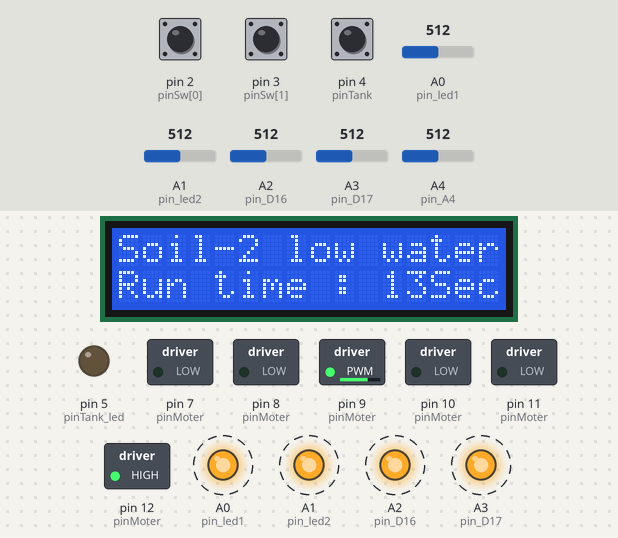
Recording of a sketch running on a simulated Arduino Uno, built with avr-gcc and run on an emulated ATmega328P. Shown: 16×2 character LCD, switched loads named in the sketch (green lamp = pin HIGH), output pins drawn as LEDs (lit = HIGH). Dashed ring = blinking. Inputs (shaded band) come from the test bench; at power-on: pin 2 (pinSw[0]) HIGH, pin 4 (pinTank) HIGH, pin 3 (pinSw[1]) HIGH, A4 (pin_A4) = 512, A0 (pin_led1) = 512, A1 (pin_led2) = 512, A2 (pin_D16) = 512, A3 (pin_D17) = 512. What the sketch prints to the serial monitor is not drawn.

Above: at 1.2 s.
1.3 s: pin 2 (pinSw[0]) pulled LOW for 0.15 s
At 3.23 s:
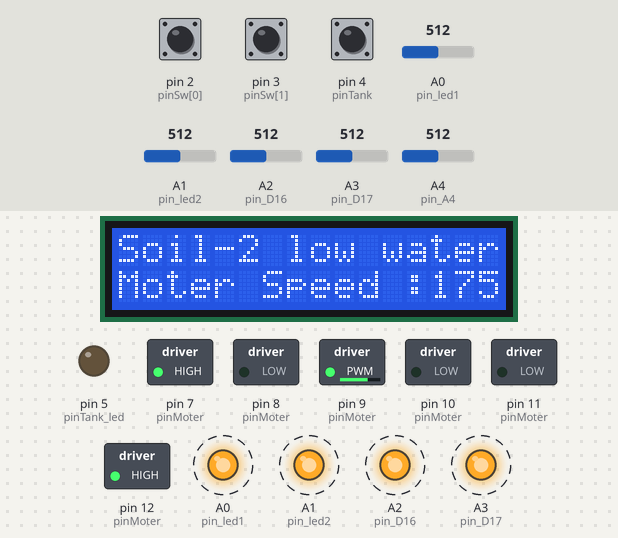
3.8 s: pin 4 (pinTank) pulled LOW for 3.2 s
At 5.24 s:
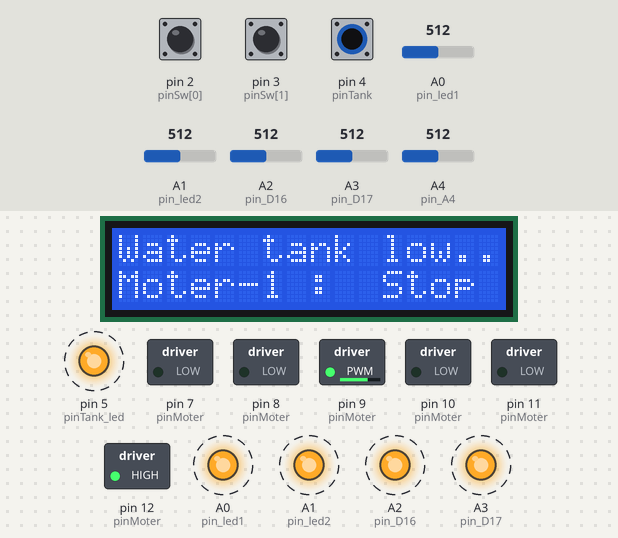
7.6 s: pin 3 (pinSw[1]) pulled LOW for 0.15 s
At 8.23 s:
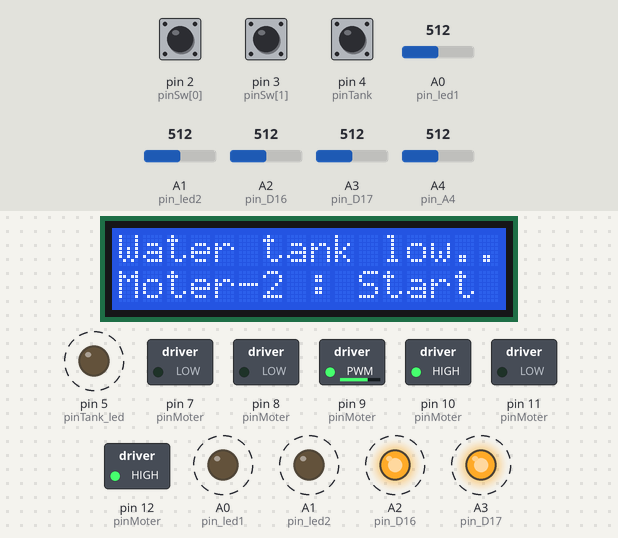
8.3 s: pin 2 (pinSw[0]) pulled LOW for 1 s
At 9.23 s:
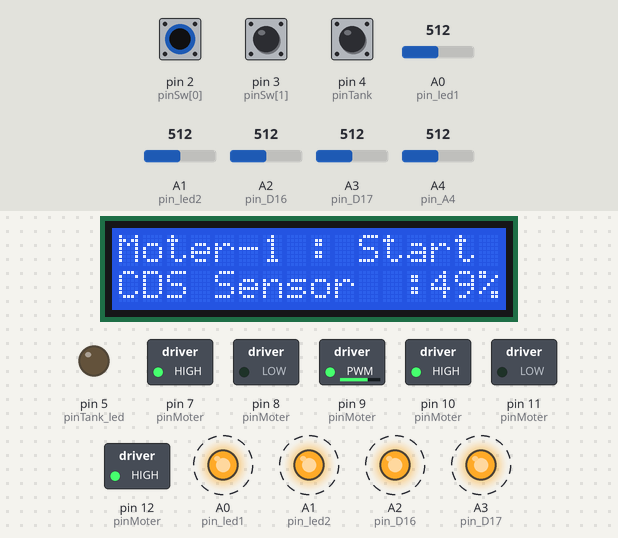
9.9 s: A4 (pin_A4) set to 716
At 12.24 s:
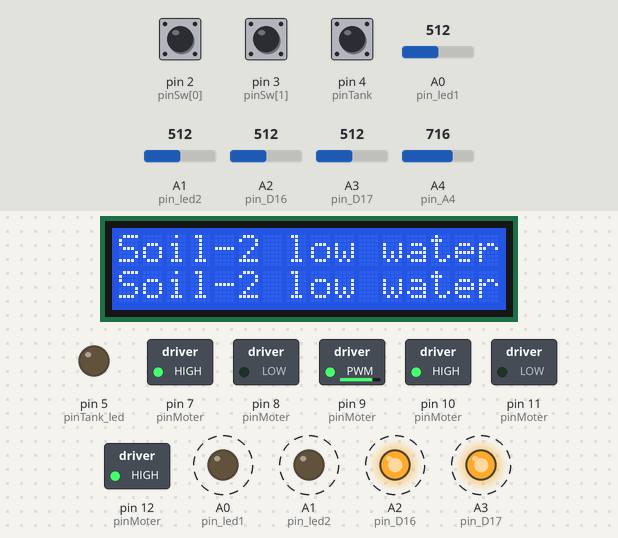
12.5 s: pin 4 (pinTank) pulled LOW for 1 s
At 15.24 s:
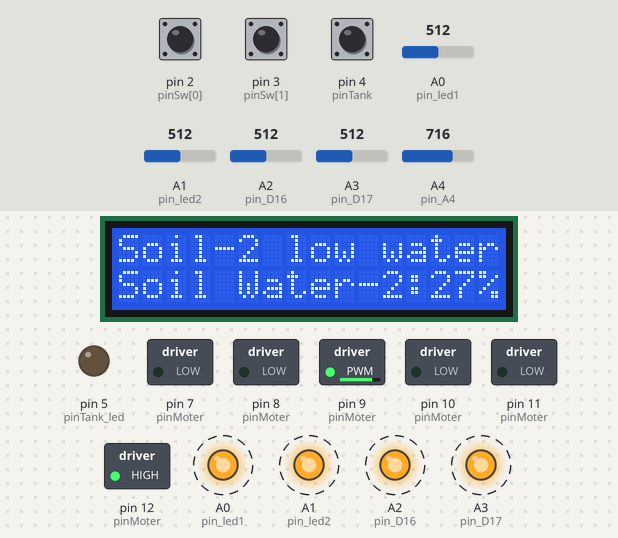
Timing chart, 0 to 17.9 s (numbered marks = the images above; inputs shaded):
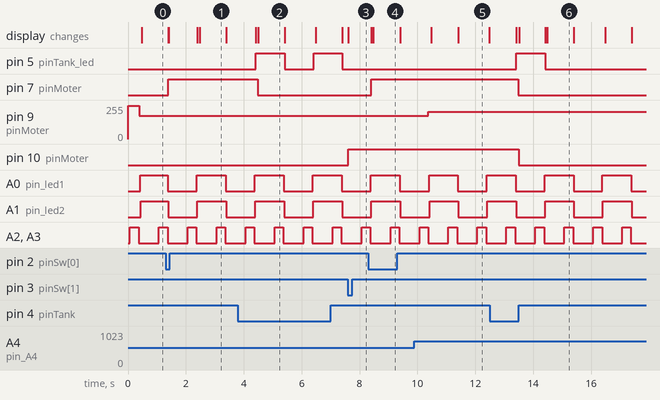

Measured:
- after the input at 1.3 s, pin 7 (pinMoter): LOW → HIGH after 0.10 s; the display: first differs from a run without the input after 0.11 s (image 1 shows a later state)
- after the input at 3.8 s, pin 5 (pinTank_led): alternates HIGH for 0.99 s and LOW for 1.0 s, starting after 0.61 s; pin 7 (pinMoter): HIGH → LOW after 0.68 s; the display: first changes after 0.62 s (image 2 shows a later state)
- after the input at 7.6 s, pin 10 (pinMoter): LOW → HIGH at once; the display: changes at once (image 3)
- after the input at 8.3 s, pin 7 (pinMoter): LOW → HIGH after 0.10 s; the display: first differs from a run without the input after 0.18 s (image 4)
- after the input at 9.9 s, pin 9 (pinMoter): 175/255 → 204/255 after 0.47 s
- after the input at 12.5 s, pin 5 (pinTank_led): LOW → HIGH after 0.92 s, → LOW 0.99 s later; pin 7 (pinMoter): HIGH → LOW after 0.99 s; pin 10 (pinMoter): HIGH → LOW after 1.0 s; the display: first changes after 0.92 s (image 6 shows a later state)
- by itself, A0 (pin_led1), A1 (pin_led2): alternates HIGH for 1.0 s and LOW for 1.0 s
- by itself, A2 (pin_D16), A3 (pin_D17): alternates HIGH for 0.30 s and LOW for 0.70 s

The sketch:

Auto_water.ino
```cpp
//=========================================================
// 자동 물공급장치
// 물통에 설치된 모터펌프를 가동하여 화분에 자동으로 물주는 시스템
// File name: Auto_water.ino
// Author   : 은영
// Date     : 2019.07.17
//=========================================================

// 사용보드 아두이노 Maga2560
// 모터드라이브 L298N
// LCD : I2C LCD (16*2) 모듈 사용을 위한  => LiquidCrystal_I2C 라이브러리 설치
//
// PWM핀  D0 ~ D13
// 핀20 (SDA)
// 핀 21 (SCL)

//LCD 라이브러리 사용하기
#include <Wire.h>
#include <LiquidCrystal_I2C.h>
LiquidCrystal_I2C lcd(0x27, 16, 2); // set the LCD address to 0x27 for a 16 chars and 2 line display


// pin 번호 선언
int pinSw[2]     = {2, 3}; //스위치1,2 Pin
int pinTank      = 4;      //수위센서 Pin
int pinTank_led  = 5;      //저수위경보 LED
int pinTemp      = 6;      //온도/습도센서 Pin
int pinMoter[2][3] = {{7, 8, 9}, {10, 11, 12}}; //모터 A,B  (HIGH, LOW, PWM)

int R_time[2] = {0, 0};    //모터 남은 동작시간 (초)
int R_sec = 5;             //모터 동작시간 최소 5초       (사용자가 가변저항으로 변경가능 5~20초)
int M_speed = 250;         //모터 동작속도 기본 255(최대) (사용자가 가변저항으로 변경가능 100~250)

int pin_led1  = 14;         //화분1-LED
int pin_led2  = 15;         //화분2-LED

int pin_D16  = 16;          //수분센서1 전원
int pin_D17  = 17;          //수분센서2 전원


int pin_A0  = A0;       //토양수분센서1 Pin
int pin_A1  = A1;       //토양수분센서2 Pin
int pin_A2  = A2;       //조도센서 Pin
int pin_A3  = A3;       //모터 동작시간 가변 Pin
int pin_A4  = A4;       //모터 스피드 가변 Pin

// 전역 변수 선언 ///////////////////////////////
int r0, rr0 = 0;    //수분센서1 값 저장 변수
int r1, rr1 = 0;    //수분센서2 값 저장 변수
int r2, rr2 = 0;    //조도센서  값 저장 변수
int r3, rr3 = 0;    //모터 동작시간 가변 변수
int r4, rr4 = 0;    //모터 스피드 가변 변수
int cds = 0;        //조도센서값
int Sw[2];          //스위치1 상태 저장 변수
int Tank = 0;       //물탱크 센서 Low water level 0:저수위경보
int Low_soil = 60;  //Soil low water  화분 토양수분 최저경보
int Max_soil = 90;  //Soil Max water  화분 토양수분 수분수치가 90이상이면 물공급중지

int mc = 1;         // 메세지 출력 위치 1~5
int mc_old = 0;     // 메세지를 첫번째줄에 출력을 위해 2번째줄에 출력한위치 보관


unsigned long _time1 = 0;      // 매 0.2 초마다 모터 동작버튼 읽기
unsigned long _time2 = 0;      // 매 1 초마다 센서값 읽기
unsigned long _time3 = 0;      // 매 1 초마다 relay 동작시간 체크 및 시간 1초 감소
unsigned long _time4 = 0;      // 매 2 초마다 LCD에 센서값 출력
unsigned long _time5 = 0;      // 매 1 초마다 시리얼 모니터에 출력하기
unsigned long autotime1 = 0;    // 화분1 자동으로 물 주는 시간
unsigned long autotime2 = 0;    // 화분2 자동으로 물 주는 시간
unsigned long autochecktime = 86400000  ;   // 24시간 미다 자동물주기  3600*24*1000

/*-------------------------------------------------------------------------------*/
/*-------------------------------------------------------------------------------*/

void setup() {
  Serial.begin(115200);               // 시리얼 모니터 통신

  Serial.println("Start..");

  pinMode(pinSw[0], INPUT_PULLUP);  // 스위치1 풀업저항
  pinMode(pinSw[1], INPUT_PULLUP);  // 스위치2 풀업저항
  pinMode(pinTank, INPUT_PULLUP);    // 수위센서 스위치

  for (int i = 0; i < 2; i++) for (int j = 0; j < 2; j++) {
      pinMode(pinMoter[i][j], OUTPUT);     // 모터 핀모드 설정
    }

  pinMode(pinTank_led, OUTPUT);       // 저수위경보 LED
  pinMode(pin_led1, OUTPUT);          // 저수위경보 LED
  pinMode(pin_led2, OUTPUT);          // 저수위경보 LED
  pinMode(pin_D16, OUTPUT);           // 수분센서1 전원
  pinMode(pin_D17, OUTPUT);           // 수분센서2 전원


  for (int i = 0; i < 2; i++) {
    digitalWrite(pinMoter[i][0], LOW);   // 모터 초기 LOW LOW설정
    digitalWrite(pinMoter[i][1], LOW);   // 모터 초기 LOW LOW설정
    analogWrite(pinMoter[i][2], M_speed); // 모터속도 250으로 설정 (0~255)
  }

  //LCD 초기화
  lcd.init();
  lcd.backlight();

}

/*-------------------------------------------------------------------------------*/
/*-------------------------------------------------------------------------------*/

void loop() {
  /*---------------------------------------------------------------------*/
  /*---------------------------------------------------------------------*/
  if (_time1 < millis() ) {    // 매 0.2 초마다 버튼 센서값 읽기

    _time1 = millis() + 200;  // Next time after 0.2초.

    //--------------------------------------------------------

    Sw[0] = digitalRead(pinSw[0]);

    if ((Sw[0] == 0) && (rr0< Max_soil))  // 동작스위치가 눌러지고 수분이 Max_soil 이하일때 모터동작
        moter(0, 0); //모터 동작버튼이 눌러지면

    Sw[1] = digitalRead(pinSw[1]);

    if ((Sw[1] == 0) && (rr1< Max_soil))  //
        moter(1, 0); //모터 동작버튼이 눌러지면


    //--------------------------------------------------------
  }
  /*---------------------------------------------------------------------*/
  /*---------------------------------------------------------------------*/
  if (_time2 < millis() ) {    // 매 1 초마다 센서값 읽기
    _time2 = millis() + 1000;  // Next time after 1초.

    digitalWrite(pin_D16, 1);  digitalWrite(pin_D17, 1);
    delay(300);  // 300ms 전에 수분센서에 전원공급해야함

    r0 = 1023 - analogRead(pin_A0);      //수분센서1
    r1 = 1023 - analogRead(pin_A1);      //수분센서2
    digitalWrite(pin_D16, 0);  digitalWrite(pin_D17, 0);

    r2 = 1023 - analogRead(pin_A2); //조도센서
    r3 = analogRead(pin_A3);        //모터 동작시간
    r4 = analogRead(pin_A4);        //모터 스피드

    if (r0 < 850) rr0 = map(r0, 20,   850,   0,   50 );   //수분센서1  0~vv50 %
    else          rr0 = map(r0, 850,  990,   50, 100 );   //수분센서1  50~100 %

    if (r1 < 920) rr1 = map(r1, 20,   920,   0,   50 );   //수분센서2  0~vv50 %
    else          rr1 = map(r1, 920,  1010,   50, 100 );   //수분센서2  50~100 %

    rr2 = map(r2,  0, 1023,   0, 100 );     //조도센서  0~100 %
    rr3 = map(r3,  0, 1023,   5,  21 );     //모터 동작시간 5~20초
    rr4 = map(r4,  0, 1023, 100, 250 );     //모터 스피드 100~250

    if(rr0>99) rr0=99;  //범위초과 오차보정
    if(rr0<0)  rr0=0;   //범위초과 오차보정
    if(rr1>99) rr1=99;  //범위초과 오차보정
    if(rr1<0)  rr1=0;   //범위초과 오차보정

    Tank = digitalRead(pinTank);      //물탱크 센서 Low water level 0:저수위경보

    if (abs(cds - rr2) > 2) { //CDS 조도값이  3이상 변할때 적용
      lcd_print( 1, 3);  //LCD에 조도값 출력
      mc = 3;
    }
    cds = rr2;

    if (abs(M_speed - rr4) > 1) { //모터 Speed가 2이상 변할때 적용
      M_speed = rr4;
      analogWrite(pinMoter[0][2], M_speed); // 모터속도 재설정 (100~255)
      analogWrite(pinMoter[1][2], M_speed); // 모터속도 재설정 (100~255)
      lcd_print( 1, 5);  //LCD에 모터 Speed 이벤트 출력
      mc = 5;
    }

    if (abs(R_sec - rr3) > 1) {
      lcd_print( 1, 4);  //모터 동작시간이 2이상 변할때 LCD에 이벤트 출력
      mc = 4;
    }
    R_sec = rr3; //모터 동작시간 변경


    //---------- 화분 토양습도 Low_soil 이하  경보 LED ---------------------
    int led_1 = digitalRead(pin_led1);  //화분-1 토양습도 경보 LED
    if (rr0 < Low_soil) {  // 화분-1 토양습도 경보 LED 점멸
        if ((autotime1+autochecktime < millis()) || (autotime1 != 0)) {
          moter(0, 1);  //자동으로 물주기
          autotime1 = millis();
        }

        lcd_print( 1, 16);
        if (led_1 == 0) digitalWrite(14, HIGH);
        else digitalWrite(pin_led1, LOW);

    } else if (led_1 == 1) digitalWrite(pin_led1, LOW); //저수위경보-1 LED Off


    int led_2 = digitalRead(pin_led2);  //화분-2 토양습도 경보 LED
    if (rr1 < Low_soil) {  // 화분-2 토양습도 경보 LED 점멸
        if ((autotime2+autochecktime < millis()) || (autotime2 != 0)){
          moter(1, 1);
          autotime2 = millis();
        }


      lcd_print( 1, 17);
      if (led_2 == 0) digitalWrite(15, HIGH);
      else digitalWrite(pin_led2, LOW);
    } else if (led_2 == 1) digitalWrite(pin_led2, LOW); //저수위경보-2 LED Off


    //---------- 저 수위경보 LED ----------------------------------------
    int Tank_led = digitalRead(pinTank_led);  //저수위경보 LED
    if (Tank == 0) { // 저수위시 LED 점멸
      lcd_print( 1, 15);
      if (Tank_led == 0) digitalWrite(pinTank_led, HIGH);
      else digitalWrite(pinTank_led, LOW);
    } else if (Tank_led == 1) //저수위경보 LED Off
      digitalWrite(pinTank_led, LOW);

  }


  /*---------------------------------------------------------------------*/
  /*---------------------------------------------------------------------*/
  if (_time3 < millis() ) {    // // 매 1 초마다 relay 동작시간 체크 및 시간 1초 감소
    _time3 = millis() + 1000;  // Next time after 1초.

    for (int i = 0; i < 2; i++) { // 매1초마다 동작시간 1초씩 감소
      if (R_time[i] > 0) R_time[i] = R_time[i] - 1; // 1초 빼기
      if (R_time[i] < 0) R_time[i] = 0;
      if (Tank == 0) R_time[i] = 0; //물탱크 저수위이면 모터중지

      int ok = digitalRead(pinMoter[i][0]); // 모터 동작상태 읽기   ok=1:동작중  0: OFF
      if (R_time[i] == 0 && ok == 1) {      // 모터가 동작중이고 정시시간이 되었을때
        analogWrite(pinMoter[i][0], LOW);   // 모터정지 명령
        Serial.print("모터 ");
        Serial.print(i + 1);
        Serial.println(" 정지 ... ");
        lcd_print( 1, 13 + i); // k=13  'Moter-1 :  Stop '
        // k=14  'Moter-2 :  Stop '
      }
    }
  }

  /*---------------------------------------------------------------------*/
  /*---------------------------------------------------------------------*/
  if (_time4 < millis() ) {    // 매 1 초마다 LCD에 센서값 출력

    _time4 = millis() + 2000;  // Next time after 2초.
    if (mc_old != 0) lcd_print( 0, mc_old); // 첫번째줄에 2번째줄에 출력한것 출력

    lcd_print( 1, mc);


  }
  /*---------------------------------------------------------------------*/
  /*---------------------------------------------------------------------*/
  if (_time5 < millis() ) {    // 매 1 초마다 시리얼 모니터에 출력하기
    _time5 = millis() + 1000;  // Next time after 1초.

    Serial.print("Tank:");   Serial.print(Tank);
    Serial.print(" 수분1:"); Serial.print(r0); Serial.print("- "); Serial.print(rr0);   Serial.print("% ");
    Serial.print("수분2:");  Serial.print(r1); Serial.print("- "); Serial.print(rr1);   Serial.print("% ");
    Serial.print("조도:");    Serial.print(rr2);   Serial.print("% ");
    Serial.print("동작:");    Serial.print(R_sec);
    Serial.print(" Speed:"); Serial.print(M_speed);
    Serial.print(" Sw=");    Serial.print(Sw[0]);     Serial.print(","); Serial.print(Sw[1]);
    Serial.print(" time=");  Serial.print(R_time[0]); Serial.print(","); Serial.print(R_time[1]);
    int r1 = digitalRead(pinMoter[0][0]);
    int r2 = digitalRead(pinMoter[1][0]);
    Serial.print(" M=");  Serial.print(r1);
    Serial.print(",");    Serial.println(r2);

  }
  /*---------------------------------------------------------------------*/
}

/*-------------------------------------------------------------------------------*/
/*-------------------------------------------------------------------------------*/

void lcd_print(int y, int k) { //y 위치 0,1   k: 1~5, 11~17

  //       0123456789012345
  // k=1  'Soil Water-1:##%'
  // k=2  'Soil Water-2:##%'
  // k=3  'CDS Sensor  :##%'
  // k=4  'Run time : ##Sec'
  // k=5  'Moter Speed :###'

  //        0123456789012345
  // k=11  'Moter-1 : Start '
  // k=12  'Moter-2 : Start '
  // k=13  'Moter-1 :  Stop '
  // k=14  'Moter-2 :  Stop '
  // k=15  'Water tank low..'
  // k=16  'Soil-1 low water'
  // k=17  'Soil-2 low water'

  if (y == 1) mc_old = k; //2번째줄에 출력하면 다음에는 첫번째줄에 출력하기위해 보관

  if (k < 10) {
    mc = k + 1;
    if (mc > 5) mc = 1;
  }

  lcd.setCursor(0, y);
  switch (k)
  {
    case 1:
      {
        lcd.print("Soil Water-1:");
        lcd.setCursor(13, y);
        lcd.print(rr0);
        lcd.setCursor(15, y);
        lcd.print("%");
      } break;
    case 2:
      {
        lcd.print("Soil Water-2:");
        lcd.setCursor(13, y);
        lcd.print(rr1);
        lcd.setCursor(15, y);
        lcd.print("%");
      } break;
    case 3:
      { //   0123456789012345
        lcd.print("CDS Sensor  :");
        lcd.setCursor(13, y);
        lcd.print(rr2);
        lcd.setCursor(15, y);
        lcd.print("%");
      } break;
    case 4:
      { //   0123456789012345
        lcd.print("Run time : ");
        lcd.setCursor(11, y);
        lcd.print(R_sec);
        lcd.setCursor(13, y);
        lcd.print("Sec");
      } break;
    case 5:
      { //    0123456789012345
        lcd.print("Moter Speed :");
        lcd.setCursor(13, y);
        lcd.print(M_speed);
      } break;

    // 이벤트 발생시 출력 2번째줄에
    case 11: lcd.print("Moter-1 : Start "); break;
    case 12: lcd.print("Moter-2 : Start "); break;
    case 13: lcd.print("Moter-1 :  Stop "); break;
    case 14: lcd.print("Moter-2 :  Stop "); break;
    case 15: lcd.print("Water tank low.."); break;
    case 16: lcd.print("Soil-1 low water"); break;
    case 17: lcd.print("Soil-2 low water"); break;
  }

}

/*-------------------------------------------------------------------------------*/
/*-------------------------------------------------------------------------------*/
void moter(int m, int a) { // m : 모터번호 , a : 1이면 자동, 0이면 수동
  int ok = digitalRead(pinMoter[m][0]);

  if ((ok != 1) && (Tank == 1)) { //물탱크에 물이 있고 모터가 동작중이 아니면   1:동작중 0:멈춤상태
    if (a==0)  {//수동동작


      R_time[m] = R_sec;  //모터 수동동작시간 (설정된시간  5~20초)
      int r4 = analogRead(pin_A4);             //모터 스피드확인(가변저항값)
      int moter = map(r4, 0, 1023, 100, 250 ); //모터 스피드 100~250
      analogWrite(pinMoter[m][2], moter);      // PWM조정 모터속도 (100~250)

    }
    else       {//자동동작
      Serial.print("모터-"); Serial.print(m+1);  Serial.println(": 자동으로 물주기");
      R_time[m] = 10;                    // 모터 자동동작시간 (자동 10초)
      analogWrite(pinMoter[m][2], 200);  // PWM조정 모터속도 200

    }

    digitalWrite(pinMoter[m][0], HIGH);  // 모터동작

    lcd_print( 1, 11 + m); // k=11  'Moter-1 : Start '
    // k=12  'Moter-2 : Start '
  }

}
```
